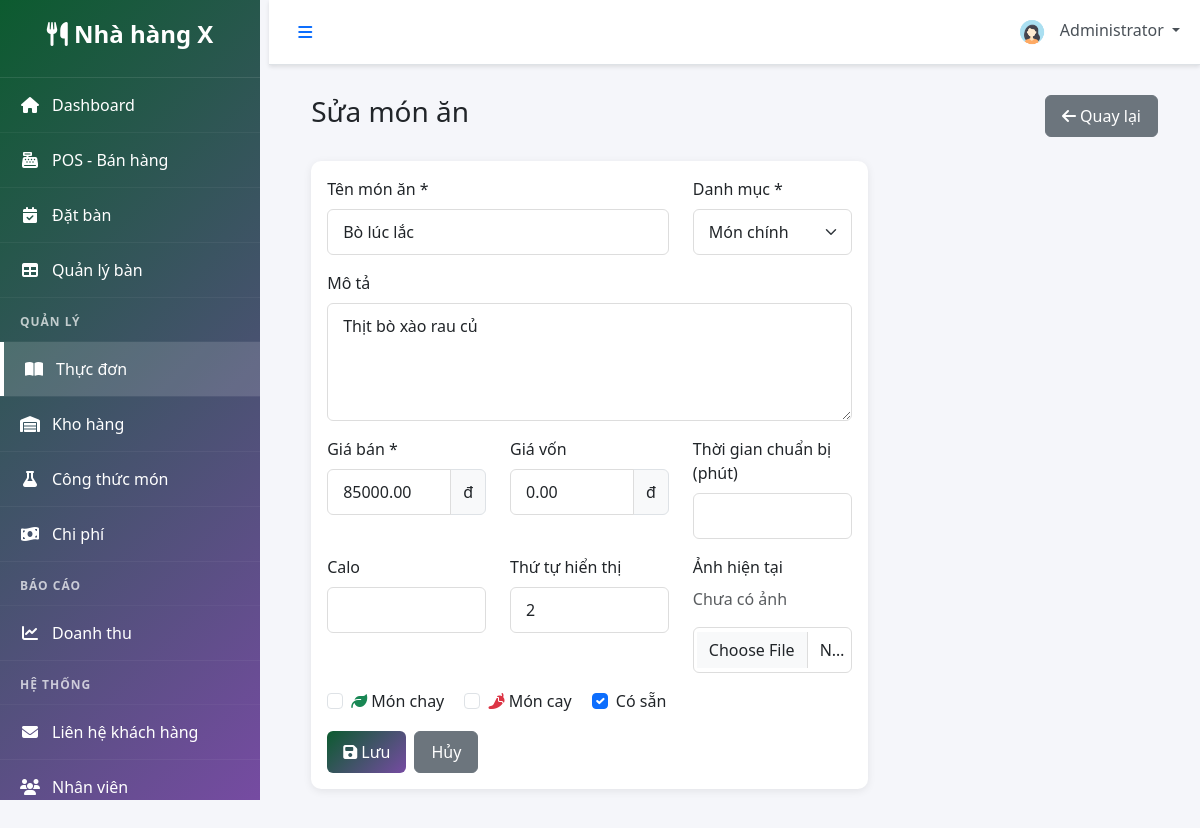
Before: /modules/menu/edit_item.php?id=2 (signed in) with the older database file.
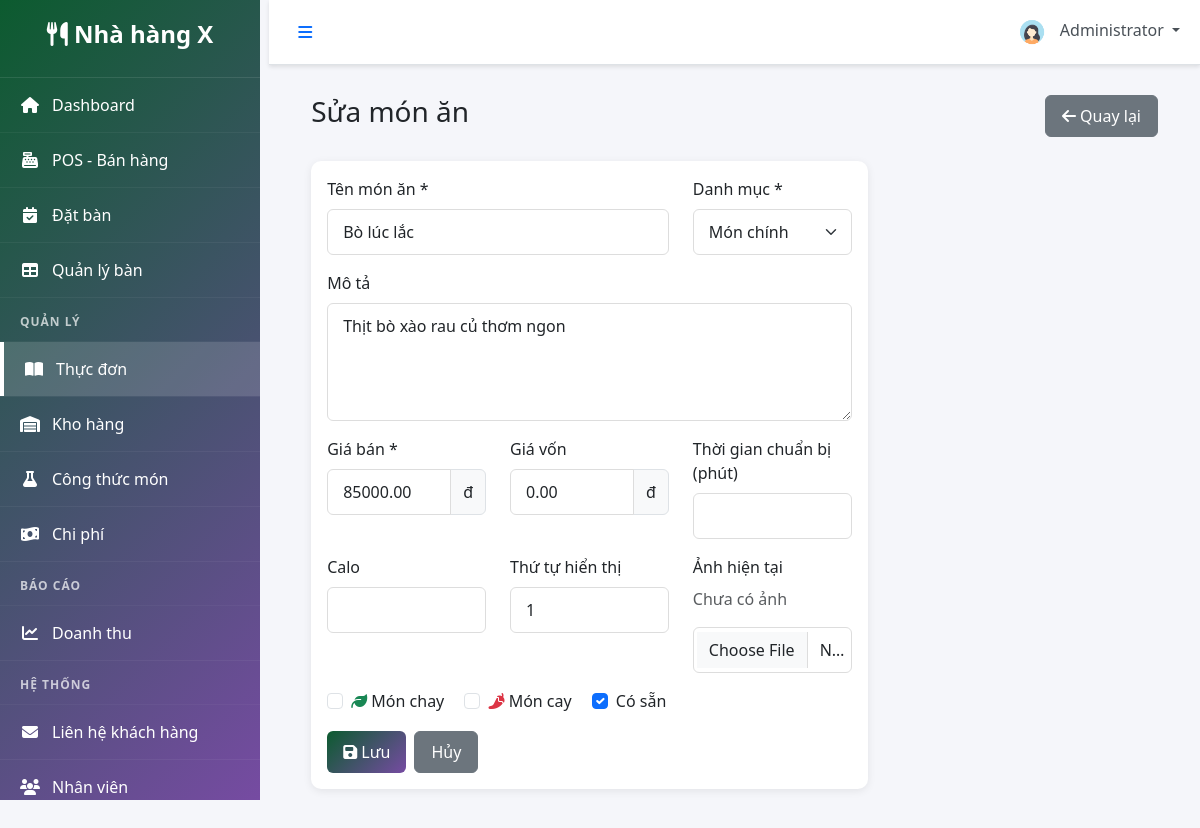
After: the same page with the newer database file.
### tables this page shows
CREATE TABLE `menu_items` (
  `item_id` INT UNSIGNED NOT NULL AUTO_INCREMENT,
  `category_id` INT UNSIGNED NULL,
  `item_name` VARCHAR(150) NOT NULL,
  `description` TEXT DEFAULT NULL,
  `price` DECIMAL(12,2) NOT NULL DEFAULT 0.00,
  `cost_price` DECIMAL(12,2) DEFAULT 0.00,
  `image` VARCHAR(255) DEFAULT NULL,
  `is_vegetarian` TINYINT(1) NOT NULL DEFAULT 0,
  `is_available` TINYINT(1) NOT NULL DEFAULT 1,
  `display_order` INT NOT NULL DEFAULT 0,
  `created_at` TIMESTAMP NOT NULL DEFAULT CURRENT_TIMESTAMP,
  `updated_at` TIMESTAMP NOT NULL DEFAULT CURRENT_TIMESTAMP ON UPDATE CURRENT_TIMESTAMP,
  PRIMARY KEY (`item_id`),
  KEY `idx_menu_category` (`category_id`),
  KEY `idx_menu_available` (`is_available`),
  CONSTRAINT `fk_menu_category` FOREIGN KEY (`category_id`) REFERENCES `categories`(`category_id`) ON DELETE SET NULL
);

CREATE TABLE `categories` (
  `category_id` INT UNSIGNED NOT NULL AUTO_INCREMENT,
  `category_name` VARCHAR(120) NOT NULL,
  `description` TEXT DEFAULT NULL,
  `display_order` INT NOT NULL DEFAULT 0,
  `image` VARCHAR(255) DEFAULT NULL,
  `is_active` TINYINT(1) NOT NULL DEFAULT 1,
  `created_at` TIMESTAMP NOT NULL DEFAULT CURRENT_TIMESTAMP,
  `updated_at` TIMESTAMP NOT NULL DEFAULT CURRENT_TIMESTAMP ON UPDATE CURRENT_TIMESTAMP,
  PRIMARY KEY (`category_id`),
  UNIQUE KEY `uq_category_name` (`category_name`),
  KEY `idx_category_order` (`display_order`)
);

### modules/menu/edit_item.php (the view, shortened to what the changed rows need)
<?php
$database = new Database();
$db = $database->getConnection();
$item_id = isset($_GET['id']) ? (int) $_GET['id'] : 0;
$stmt = $db->prepare("SELECT * FROM menu_items WHERE item_id = :id LIMIT 1");
$stmt->bindParam(':id', $item_id, PDO::PARAM_INT);
$stmt->execute();
$item = $stmt->fetch(PDO::FETCH_ASSOC);
$categories = $db->query("SELECT * FROM categories ORDER BY display_order")->fetchAll(PDO::FETCH_ASSOC);
include '../../includes/header.php';
?>
<div class="container-fluid">
    <div class="d-flex justify-content-between align-items-center mb-4">
        <h1 class="h3">Sửa món ăn</h1>
    </div>
    <div class="row">
        <div class="col-lg-8">
            <div class="card">
                <div class="card-body">
                    <form method="POST" enctype="multipart/form-data">
                        <div class="row">
                            <div class="col-md-8 mb-3">
                                <label class="form-label">Tên món ăn *</label>
                                <input type="text" name="item_name" class="form-control" value="<?php echo htmlspecialchars($item['item_name']); ?>" required>
                            </div>
                            <div class="col-md-4 mb-3">
                                <label class="form-label">Danh mục *</label>
                                <select name="category_id" class="form-select" required>
                                    <?php foreach ($categories as $cat): ?>
                                        <option value="<?php echo $cat['category_id']; ?>" <?php echo $item['category_id'] == $cat['category_id'] ? 'selected' : ''; ?>>
                                            <?php echo htmlspecialchars($cat['category_name']); ?>
                                        </option>
                                    <?php endforeach; ?>
                                </select>
                            </div>
                        </div>
                        <div class="mb-3">
                            <label class="form-label">Mô tả</label>
                            <textarea name="description" class="form-control" rows="4"><?php echo htmlspecialchars($item['description']); ?></textarea>
                        </div>
                        <div class="row">
                            <div class="col-md-4 mb-3">
                                <div class="input-group">
                                    <input type="number" name="price" class="form-control" required min="0" step="0.01" value="<?php echo htmlspecialchars($item['price']); ?>">
                                    <span class="input-group-text">đ</span>
                                </div>
                            </div>
                            <div class="col-md-4 mb-3">
                                <div class="input-group">
                                    <input type="number" name="cost_price" class="form-control" min="0" step="0.01" value="<?php echo htmlspecialchars($item['cost_price']); ?>">
                                    <span class="input-group-text">đ</span>
                                </div>
                            </div>
                        </div>
                        <div class="row">
                            <div class="col-md-4 mb-3">
                                <label class="form-label">Thứ tự hiển thị</label>
                                <input type="number" name="display_order" class="form-control" value="<?php echo htmlspecialchars($item['display_order']); ?>">
                            </div>
                        </div>
                        <div class="mb-3">
                            <div class="form-check form-check-inline">
                                <input class="form-check-input" type="checkbox" name="is_vegetarian" id="is_vegetarian" <?php echo $item['is_vegetarian'] ? 'checked' : ''; ?>>
                                <label class="form-check-label" for="is_vegetarian"><i class="fas fa-leaf text-success"></i> Món chay</label>
                            </div>
                            <div class="form-check form-check-inline">
                                <input class="form-check-input" type="checkbox" name="is_spicy" id="is_spicy" <?php echo $item['is_spicy'] ? 'checked' : ''; ?>>
                                <label class="form-check-label" for="is_spicy"><i class="fas fa-pepper-hot text-danger"></i> Món cay</label>
                            </div>
                            <div class="form-check form-check-inline">
                                <input class="form-check-input" type="checkbox" name="is_available" id="is_available" <?php echo $item['is_available'] ? 'checked' : ''; ?>>
                                <label class="form-check-label" for="is_available">Có sẵn</label>
                            </div>
                        </div>
                    </form>
                </div>
            </div>
        </div>
    </div>
</div>
<?php include '../../includes/footer.php'; ?>

Changed rows visible on the page:
changed menu_items "Bò lúc lắc": description "Thịt bò xào rau củ" → "Thịt bò xào rau củ thơm ngon"; display_order "2" → "1"
